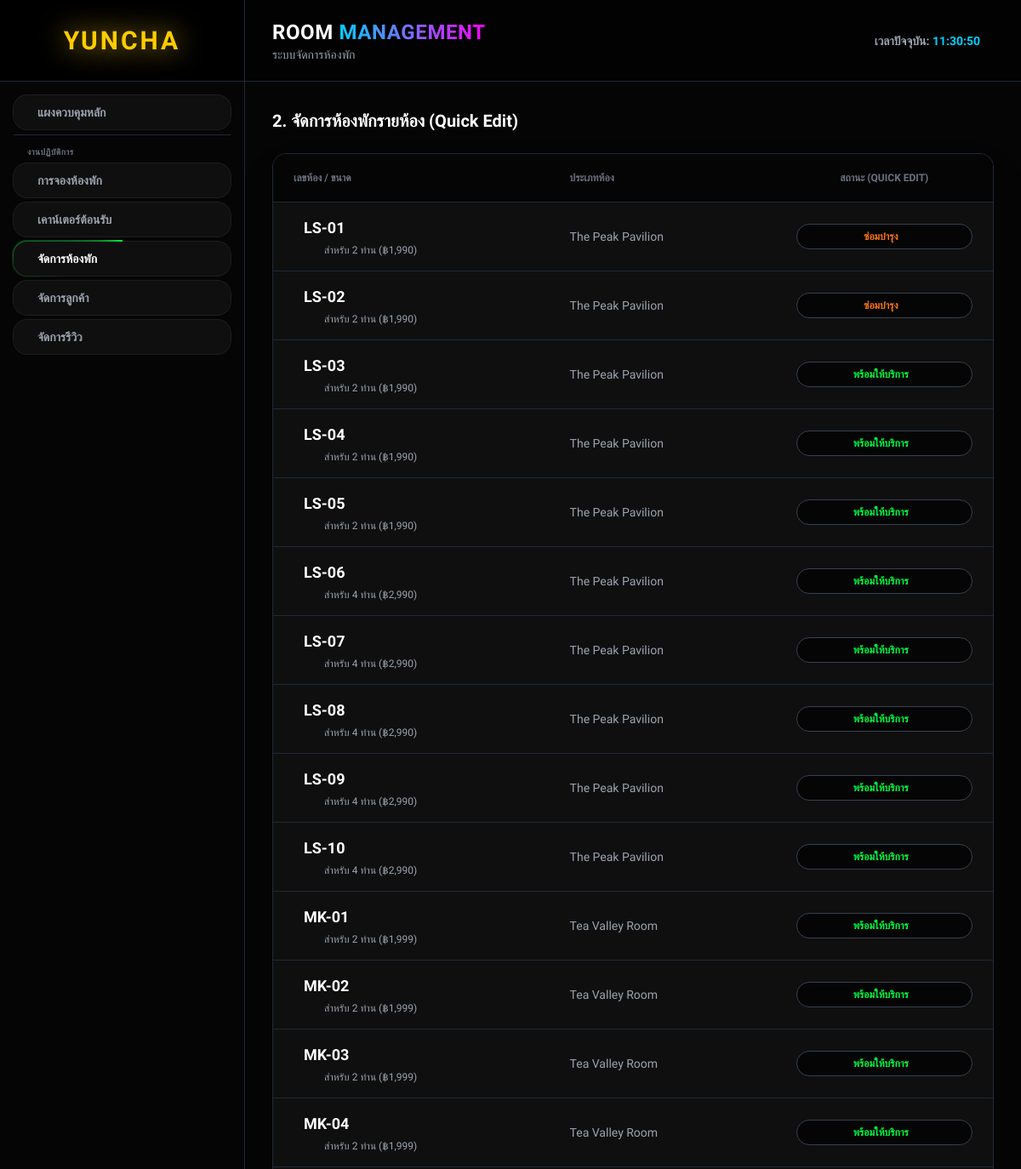
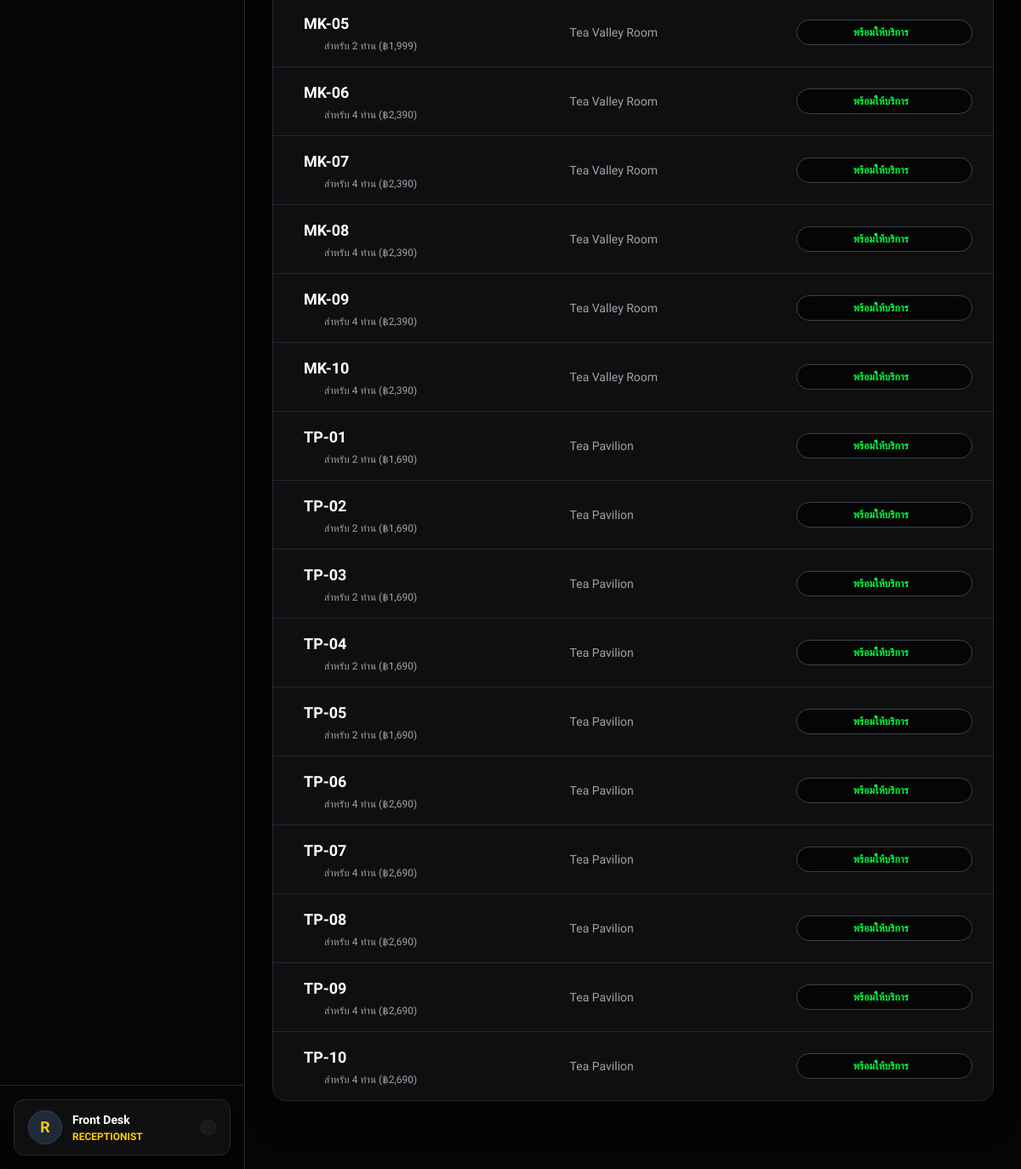
/dashboard/rooms.php (signed in), run on the app's committed database (2 pictures, top to bottom).
### tables this page shows
CREATE TABLE `rooms` (
  `id` INTEGER PRIMARY KEY AUTOINCREMENT,
  `room_number` longtext,
  `room_type_id` int DEFAULT NULL,
  `status` varchar(255) DEFAULT 'active',
  `base_price` double DEFAULT NULL,
  `discount_percent` double DEFAULT NULL,
  `max_guests` int DEFAULT NULL,
  `allow_extra_bed` int DEFAULT NULL,
  `extra_bed_price` double DEFAULT NULL,
  `details` longtext,
  `high_price` double DEFAULT '0',
  `holiday_price` double DEFAULT '0'
);

CREATE TABLE `room_types` (
  `id` INTEGER PRIMARY KEY AUTOINCREMENT,
  `type_name` longtext,
  `base_price` double DEFAULT NULL,
  `high_price` double DEFAULT NULL,
  `holiday_price` double DEFAULT '0',
  `size_sqm` int DEFAULT '32'
);

### dashboard/config/security.php (called while the page is built, shortened)
<?php
$has_access = true;

### dashboard/rooms.php (the view, shortened to what this page needs)
<?php
require_once 'config/security.php';
require_once 'config/db.php';
$rooms = $conn->query("SELECT r.*, rt.type_name FROM rooms r JOIN room_types rt ON r.room_type_id = rt.id ORDER BY r.room_number ASC")->fetchAll(PDO::FETCH_ASSOC);
?>
<!DOCTYPE html>
<html lang="th">
<head>
    <script src="https://cdn.tailwindcss.com"></script>
</head>
<body class="h-screen flex selection:bg-ycGreen selection:text-black">
    <?php include 'components/sidebar.php'; ?>
    <div class="flex-1 flex flex-col h-screen overflow-hidden w-full relative bg-[#050505]">
                <header class="h-24 bg-black/50 backdrop-blur-md border-b border-gray-800 px-4 lg:px-8 flex justify-between items-center z-30 sticky top-0">
            <div class="flex items-center gap-4">
                <div>
                    <h2 class="text-2xl font-black text-white tracking-wide">ROOM <span class="text-transparent bg-clip-text bg-gradient-to-r from-[#00d0ff] to-[#ff00ff]">MANAGEMENT</span></h2>
                    <p class="text-sm text-gray-400 font-medium">ระบบจัดการห้องพัก</p>
                </div>
            </div>
            <div class="flex items-center gap-4">
                <p class="text-sm font-bold text-gray-400 hidden lg:block mr-4">เวลาปัจจุบัน: <span id="clockStatus" style="color: #00d0ff;"><?= date('H:i:s') ?></span></p>
            </div>
        </header>
        <main class="flex-1 overflow-y-auto p-4 lg:p-8 scroll-smooth">
        <?php if ($has_access): ?>
            <div class="max-w-7xl mx-auto space-y-6 pb-12 gs-anim">
                <h3 class="text-xl font-bold text-white mb-4"><i class="ph-bold ph-list-numbers text-ycBlue"></i> 2. จัดการห้องพักรายห้อง (Quick Edit)</h3>
                <div class="bg-[#0f0f0f] border border-gray-800 rounded-2xl overflow-x-auto shadow-2xl">
                    <table class="w-full text-left text-sm text-gray-400 min-w-[800px]">
                        <thead class="text-xs uppercase bg-[#050505] text-gray-500 font-bold border-b border-gray-800">
                            <tr>
                                <th class="px-6 py-5">เลขห้อง / ขนาด</th>
                                <th class="px-6 py-5">ประเภทห้อง</th>
                                <th class="px-6 py-5 text-center">สถานะ (Quick Edit)</th>
                            </tr>
                        </thead>
                        <tbody class="divide-y divide-gray-800">
                            <?php if(!empty($rooms)): ?>
                                <?php foreach($rooms as $row):
                                    $row_opacity = ($row['status'] == 'deleted') ? 'opacity-50' : '';
                                ?>
                                <tr class="hover:bg-[#151515] transition-colors <?= $row_opacity ?>">
                                    <td class="px-6 py-4">
                                        <div class="flex items-center gap-3 font-bold text-lg text-white">
                                            <?= htmlspecialchars($row['room_number']) ?>
                                        </div>
                                        <div class="text-xs text-gray-400 mt-1 pl-9">
                                            สำหรับ <?= $row['max_guests'] ?> ท่าน
                                            (฿<?= number_format($row['base_price']) ?>)
                                        </div>
                                    </td>
                                    <td class="px-6 py-4 font-medium"><?= htmlspecialchars($row['type_name']) ?></td>
                                    <td class="px-6 py-4 text-center">
                                    </td>
                                </tr>
                                <?php endforeach; ?>
                            <?php else: ?>
                                <tr><td colspan="3" class="text-center py-8 text-gray-500">ยังไม่มีข้อมูลห้องพักในระบบ</td></tr>
                            <?php endif; ?>
                        </tbody>
                    </table>
                </div>
            </div>
        <?php endif; ?>
</main>
    </div>
</body>
</html>

### dashboard/rooms.php (style rules this page uses)
body { background-color: #000000; color: #ffffff; font-family: 'Prompt', sans-serif; overflow-x: hidden; }

### data on the page
rooms: room_number "LS-01", max_guests "2", base_price "1,990", room_type.type_name "The Peak Pavilion"
rooms: room_number "LS-02", max_guests "2", base_price "1,990", room_type.type_name "The Peak Pavilion"
rooms: room_number "LS-03", max_guests "2", base_price "1,990", room_type.type_name "The Peak Pavilion"
rooms: room_number "LS-04", max_guests "2", base_price "1,990", room_type.type_name "The Peak Pavilion"
rooms: room_number "LS-05", max_guests "2", base_price "1,990", room_type.type_name "The Peak Pavilion"
rooms: room_number "LS-06", max_guests "4", base_price "2,990", room_type.type_name "The Peak Pavilion"
rooms: room_number "LS-07", max_guests "4", base_price "2,990", room_type.type_name "The Peak Pavilion"
rooms: room_number "LS-08", max_guests "4", base_price "2,990", room_type.type_name "The Peak Pavilion"
rooms: room_number "LS-09", max_guests "4", base_price "2,990", room_type.type_name "The Peak Pavilion"
rooms: room_number "LS-10", max_guests "4", base_price "2,990", room_type.type_name "The Peak Pavilion"
rooms: room_number "MK-01", max_guests "2", base_price "1,999", room_type.type_name "Tea Valley Room"
rooms: room_number "MK-02", max_guests "2", base_price "1,999", room_type.type_name "Tea Valley Room"
rooms: room_number "MK-03", max_guests "2", base_price "1,999", room_type.type_name "Tea Valley Room"
rooms: room_number "MK-04", max_guests "2", base_price "1,999", room_type.type_name "Tea Valley Room"
rooms: room_number "MK-05", max_guests "2", base_price "1,999", room_type.type_name "Tea Valley Room"
rooms: room_number "MK-06", max_guests "4", base_price "2,390", room_type.type_name "Tea Valley Room"
rooms: room_number "MK-07", max_guests "4", base_price "2,390", room_type.type_name "Tea Valley Room"
rooms: room_number "MK-08", max_guests "4", base_price "2,390", room_type.type_name "Tea Valley Room"
rooms: room_number "MK-09", max_guests "4", base_price "2,390", room_type.type_name "Tea Valley Room"
rooms: room_number "MK-10", max_guests "4", base_price "2,390", room_type.type_name "Tea Valley Room"
rooms: room_number "TP-01", max_guests "2", base_price "1,690", room_type.type_name "Tea Pavilion"
rooms: room_number "TP-02", max_guests "2", base_price "1,690", room_type.type_name "Tea Pavilion"
rooms: room_number "TP-03", max_guests "2", base_price "1,690", room_type.type_name "Tea Pavilion"
rooms: room_number "TP-04", max_guests "2", base_price "1,690", room_type.type_name "Tea Pavilion"
rooms: room_number "TP-05", max_guests "2", base_price "1,690", room_type.type_name "Tea Pavilion"
rooms: room_number "TP-06", max_guests "4", base_price "2,690", room_type.type_name "Tea Pavilion"
rooms: room_number "TP-07", max_guests "4", base_price "2,690", room_type.type_name "Tea Pavilion"
rooms: room_number "TP-08", max_guests "4", base_price "2,690", room_type.type_name "Tea Pavilion"
rooms: room_number "TP-09", max_guests "4", base_price "2,690", room_type.type_name "Tea Pavilion"
rooms: room_number "TP-10", max_guests "4", base_price "2,690", room_type.type_name "Tea Pavilion"

### other printed values
$_SESSION['emp_name'] "Front Desk"
isset($clean_role) ? $clean_role :  'ADMIN' "RECEPTIONIST"
